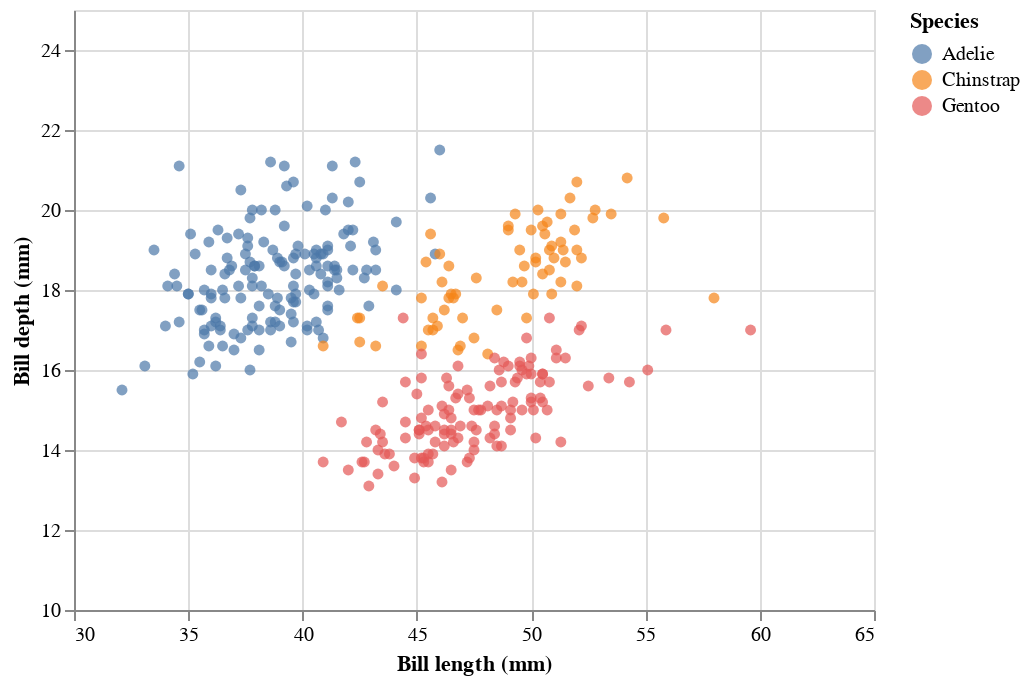

Notebook source saved alongside this figure:
### Code cell
chart.mark_circle().encode(
    alt.X('bill_length_mm', 
          type='quantitative', 
          title='Bill length (mm)', 
          scale=alt.Scale(domain=(30, 65))
          ),
    alt.Y('bill_depth_mm', 
          type='quantitative', 
          title='Bill depth (mm)', 
          scale=alt.Scale(domain=(10, 25))
          ),
    alt.Color('species',
              type='nominal',
              title='Species')
)

### Figure 1 — Vega-Lite specification as saved in the notebook (floating-point values rounded to 4 significant figures; data arrays with more than 128 entries replaced by an {"elided": "..."} marker saying what was removed)
{"config": {"view": {"continuousWidth": 400, "continuousHeight": 300}}, "data": {"name": "data-7b1c3d376dc1f878f7c4c69deb3a1e79"}, "mark": "circle", "encoding": {"color": {"field": "species", "title": "Species", "type": "nominal"}, "x": {"field": "bill_length_mm", "scale": {"domain": [30, 65]}, "title": "Bill length (mm)", "type": "quantitative"}, "y": {"field": "bill_depth_mm", "scale": {"domain": [10, 25]}, "title": "Bill depth (mm)", "type": "quantitative"}}, "$schema": "https://vega.github.io/schema/vega-lite/v4.17.0.json", "datasets": {"data-7b1c3d376dc1f878f7c4c69deb3a1e79": {"elided": "344 records"}}}
